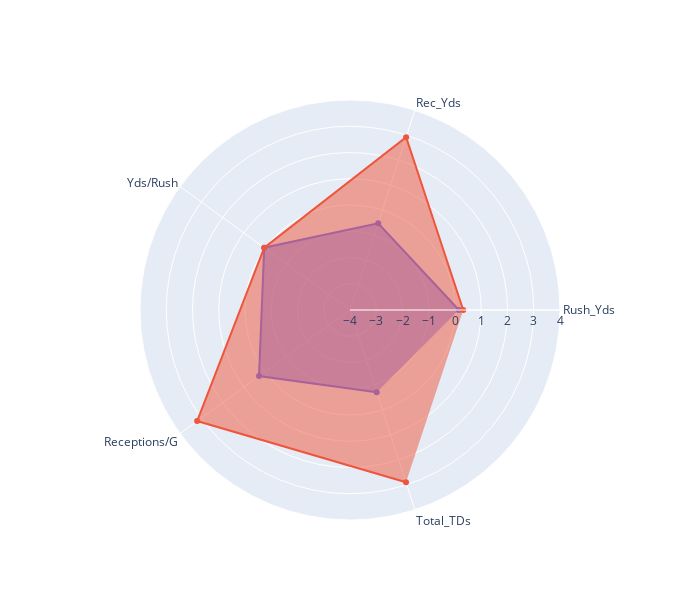

This figure's notebook cell:
### Markdown cell above
## Radar Chart for Player vs Player comparison of a variety of stats
* This visualization is showing a standardized set the players stats
    - The mean is 0 and -4 to 4 represent how many standard deviations the player is away from the mean of the stat in question
    - -1 to 1 represents 68% of players, -2 to 2 represents 95% of players, -3 to 3 represents 99% of players. This means that someone with a standard deviaiton of 2 97.5th percentile of player, conversely -2 would mean 2.5th percentile of players.
    - Standard deviation value is noted at r:___ in the plot
* Enter the two players you want to view in the Player_name's and click play, make sure to have correct spelling!

### Code cell
Player_name_1 = "Jonathan Taylor"
Player_name_2 = "Austin Ekeler"


# -----------------------------------------------Background Tings---------------------------------------#

# Standardized data set of RBs
StandardizedRB = pd.DataFrame()
scaler = StandardScaler()

ctc = ["Player", "Rush_Yds", "Rec_Yds", "Yds/Rush", "Receptions/G", "Total_TDs"]
StandardizedRB = rb[ctc].copy()
Skip = "Player"

for column in StandardizedRB.columns:
    if column == Skip:
        continue
    StandardizedRB[column] = scaler.fit_transform(StandardizedRB[[column]])


# Values for player stats
Yards_data = StandardizedRB.loc[
    rb["Player"] == Player_name_1,
    [
        "Rush_Yds",
        "Rec_Yds",
        "Yds/Rush",
        "Receptions/G",
        "Total_TDs",
    ],
]
Pstats = Yards_data.values.tolist()[0]

Yards_data2 = StandardizedRB.loc[
    rb["Player"] == Player_name_2,
    [
        "Rush_Yds",
        "Rec_Yds",
        "Yds/Rush",
        "Receptions/G",
        "Total_TDs",
    ],
]
Pstats2 = Yards_data2.values.tolist()[0]

categories = ["Rush_Yds", "Rec_Yds", "Yds/Rush", "Receptions/G", "Total_TDs"]


# Radar plot
fig = go.Figure()

fig.add_trace(
    go.Scatterpolar(r=Pstats, theta=categories, fill="toself", name=Player_name_1)
)


fig.add_trace(
    go.Scatterpolar(r=Pstats2, theta=categories, fill="toself", name=Player_name_2)
)

fig.update_layout(
    polar=dict(radialaxis=dict(visible=True, range=[-4, 4])),
    showlegend=False,
    width=700,
    height=600,
)

fig.show()

### Figure 1 — Plotly figure (JSON) as saved in the notebook; plotly's stock layout.template omitted (floating-point values rounded to 4 significant figures)
{"data": [{"fill": "toself", "name": "Jonathan Taylor", "r": [0.1482, -0.5267, 0.03877, 0.2842, -0.7075], "theta": ["Rush_Yds", "Rec_Yds", "Yds/Rush", "Receptions/G", "Total_TDs"], "type": "scatterpolar"}, {"fill": "toself", "name": "Austin Ekeler", "r": [0.3137, 2.921, 0.03877, 3.198, 2.901], "theta": ["Rush_Yds", "Rec_Yds", "Yds/Rush", "Receptions/G", "Total_TDs"], "type": "scatterpolar"}], "layout": {"height": 600, "polar": {"radialaxis": {"range": [-4, 4], "visible": true}}, "showlegend": false, "width": 700}}
